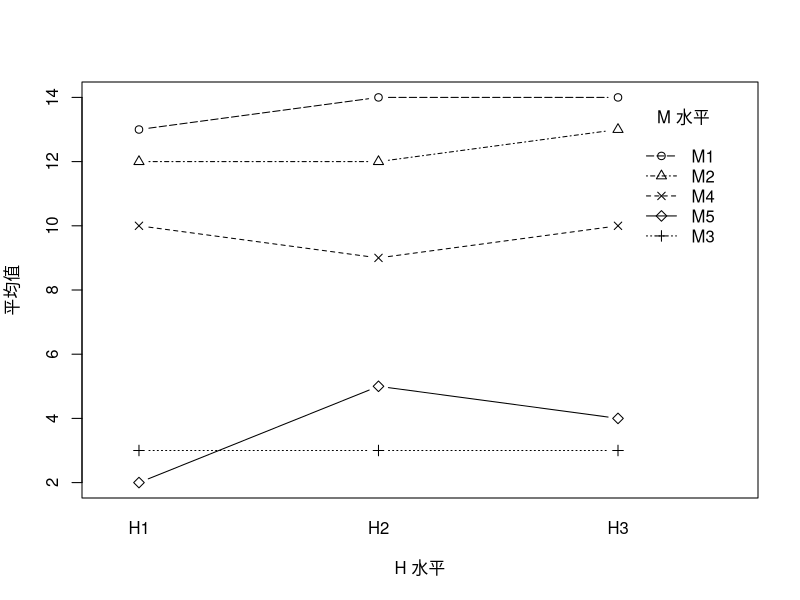

Recreate this plot in R.
#例7.4
# 1. 构造矩阵
data <- matrix(c(
  13,14,14,
  12,12,13,
  3, 3, 3,
  10, 9,10,
  2, 5, 4
), nrow = 5, byrow = TRUE,
dimnames = list(
  c("M1","M2","M3","M4","M5"),
  c("H1","H2","H3")
))

# 2. 转换为数据框并保留行名
df <- as.data.frame(data)
df$M <- rownames(df)        # 把行名存到M
rownames(df) <- NULL        # 可选：清空行名


# 3. 用 tidyr 把宽表转换成长表
library(tidyr)
df_long <- pivot_longer(
  df,
  cols = starts_with("H"),
  names_to = "H",
  values_to = "value"
)

# 4. 将 M 和 H 设为因子
df_long$M <- factor(df_long$M)
df_long$H <- factor(df_long$H)

# 5. 查看长表
print(df_long)
#      M  H value
# 1   M1 H1    13
# 2   M1 H2    14
# 3   M1 H3    14
# 4   M2 H1    12
# ...        

# 6. 构建二因素 ANOVA 模型（含交互作用）
#若不考虑交互作用只考虑主效应则使用 M + H 
model <- aov(value ~ M * H, data = df_long) 

# 7. 输出方差分析表
print(summary(model))

# 8. 事后检验（Tukey HSD），如有需要
print(TukeyHSD(model))

# 9. 绘制交互作用图
interaction.plot(
  x.factor    = df_long$H,
  trace.factor= df_long$M,
  response    = df_long$value,
  fun         = mean,
  type        = "b",
  pch         = 1:length(levels(df_long$M)),
  xlab        = "H 水平",
  ylab        = "平均值",
  trace.label = "M 水平"
)
